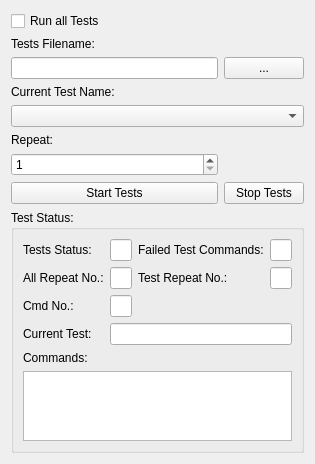
<?xml version="1.0" encoding="UTF-8"?>
<ui version="4.0">
 <class>DLTTestRobotPluginForm</class>
 <widget class="QWidget" name="DLTTestRobotPluginForm">
  <property name="geometry">
   <rect>
    <x>0</x>
    <y>0</y>
    <width>252</width>
    <height>435</height>
   </rect>
  </property>
  <property name="windowTitle">
   <string>DLT Test Robot Plugin</string>
  </property>
  <layout class="QGridLayout" name="gridLayout_2">
   <item row="0" column="0">
    <widget class="QCheckBox" name="checkBoxRunAllTest">
     <property name="text">
      <string>Run all Tests</string>
     </property>
    </widget>
   </item>
   <item row="1" column="0">
    <widget class="QLabel" name="label_8">
     <property name="text">
      <string>Tests Filename:</string>
     </property>
    </widget>
   </item>
   <item row="2" column="0">
    <widget class="QLineEdit" name="lineEditTestsFilename"/>
   </item>
   <item row="2" column="1">
    <widget class="QPushButton" name="pushButtonTestFilename">
     <property name="text">
      <string>...</string>
     </property>
    </widget>
   </item>
   <item row="3" column="0">
    <widget class="QLabel" name="label">
     <property name="text">
      <string>Current Test Name:</string>
     </property>
    </widget>
   </item>
   <item row="5" column="0">
    <widget class="QLabel" name="label_2">
     <property name="text">
      <string>Repeat:</string>
     </property>
    </widget>
   </item>
   <item row="6" column="0">
    <widget class="QSpinBox" name="spinBoxRepeat">
     <property name="minimum">
      <number>1</number>
     </property>
     <property name="maximum">
      <number>10000</number>
     </property>
    </widget>
   </item>
   <item row="7" column="0">
    <widget class="QPushButton" name="pushButtonStartTests">
     <property name="text">
      <string>Start Tests</string>
     </property>
    </widget>
   </item>
   <item row="10" column="0">
    <spacer name="verticalSpacer">
     <property name="orientation">
      <enum>Qt::Vertical</enum>
     </property>
     <property name="sizeHint" stdset="0">
      <size>
       <width>20</width>
       <height>40</height>
      </size>
     </property>
    </spacer>
   </item>
   <item row="4" column="0" colspan="2">
    <widget class="QComboBox" name="comboBoxCurrentTestName"/>
   </item>
   <item row="7" column="1">
    <widget class="QPushButton" name="pushButtonStopTests">
     <property name="text">
      <string>Stop Tests</string>
     </property>
    </widget>
   </item>
   <item row="9" column="0" colspan="2">
    <widget class="QGroupBox" name="groupBox">
     <property name="title">
      <string>Test Status:</string>
     </property>
     <layout class="QGridLayout" name="gridLayout">
      <item row="4" column="0">
       <widget class="QLabel" name="label_7">
        <property name="text">
         <string>Commands:</string>
        </property>
       </widget>
      </item>
      <item row="1" column="1">
       <widget class="QLineEdit" name="lineEditAllRepeatNo"/>
      </item>
      <item row="3" column="1" colspan="3">
       <widget class="QLineEdit" name="lineEditCurrenTest"/>
      </item>
      <item row="5" column="0" colspan="4">
       <widget class="QListWidget" name="listWidgetCommands"/>
      </item>
      <item row="1" column="3">
       <widget class="QLineEdit" name="lineEditTestRepeatNo"/>
      </item>
      <item row="2" column="1">
       <widget class="QLineEdit" name="lineEditCmdNo"/>
      </item>
      <item row="1" column="0">
       <widget class="QLabel" name="label_3">
        <property name="text">
         <string>All Repeat No.:</string>
        </property>
       </widget>
      </item>
      <item row="3" column="0">
       <widget class="QLabel" name="label_6">
        <property name="text">
         <string>Current Test:</string>
        </property>
       </widget>
      </item>
      <item row="2" column="0">
       <widget class="QLabel" name="label_5">
        <property name="text">
         <string>Cmd No.:</string>
        </property>
       </widget>
      </item>
      <item row="1" column="2">
       <widget class="QLabel" name="label_4">
        <property name="text">
         <string>Test Repeat No.:</string>
        </property>
       </widget>
      </item>
      <item row="0" column="0">
       <widget class="QLabel" name="label_9">
        <property name="text">
         <string>Tests Status:</string>
        </property>
       </widget>
      </item>
      <item row="0" column="1">
       <widget class="QLineEdit" name="lineEditTestsStatus"/>
      </item>
      <item row="0" column="2">
       <widget class="QLabel" name="label_10">
        <property name="text">
         <string>Failed Test Commands:</string>
        </property>
       </widget>
      </item>
      <item row="0" column="3">
       <widget class="QLineEdit" name="lineEditFailedTestCommands"/>
      </item>
     </layout>
    </widget>
   </item>
  </layout>
 </widget>
 <resources/>
 <connections/>
</ui>
